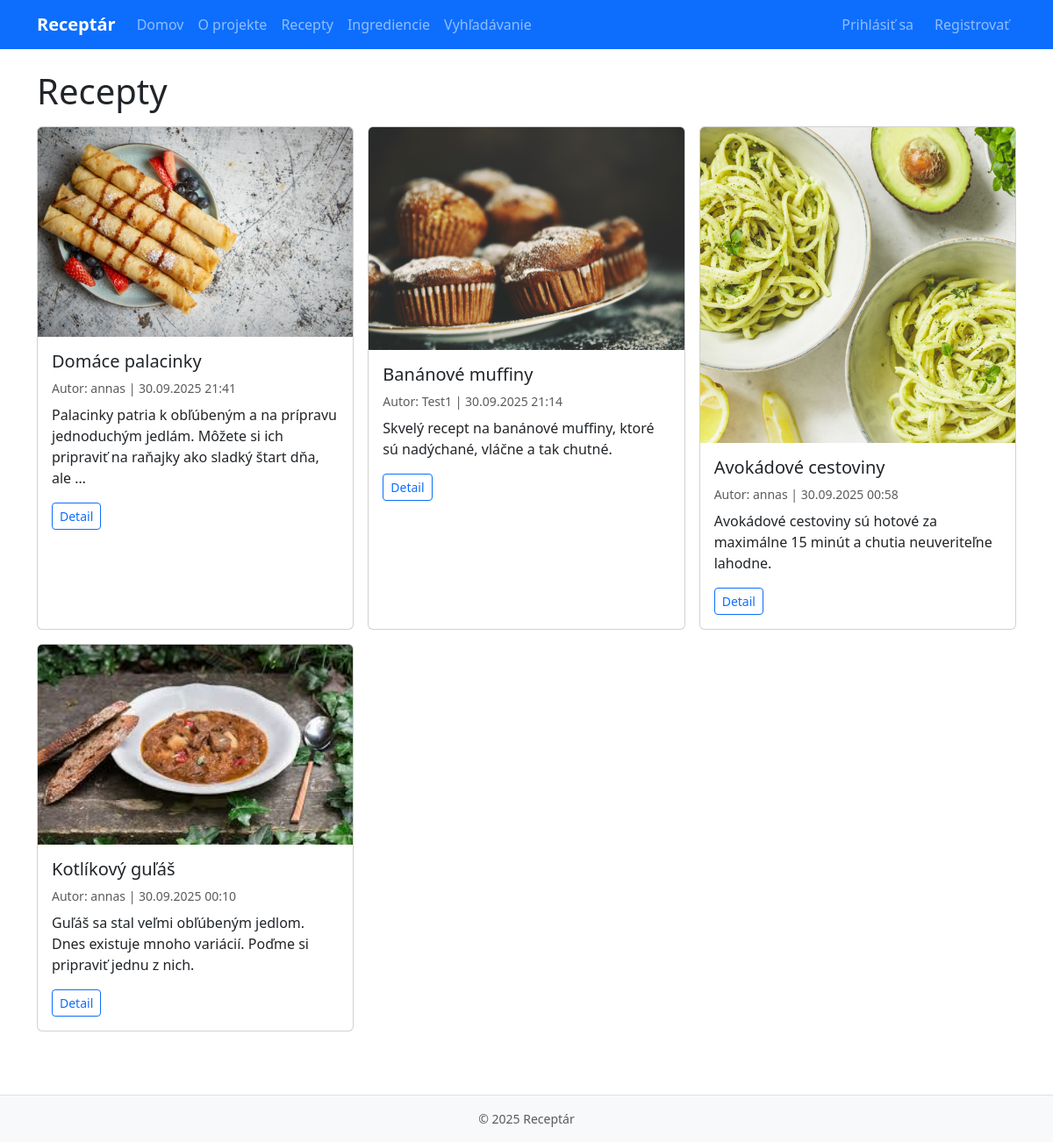
The app's page /recipes/ with its own data.
### recipes/models.py (models this page shows, shortened)
class Recipe(models.Model):
    title = models.CharField(max_length=200)
    description = models.TextField(blank=True)
    instructions = models.TextField()
    image = models.ImageField(upload_to="recipes/", blank=True, null=True)
    created_by = models.ForeignKey(User, on_delete=models.CASCADE, related_name="recipes")
    created_at = models.DateTimeField(auto_now_add=True)
    ingredients = models.ManyToManyField(Ingredient, through="RecipeIngredient", related_name="recipes")
    class Meta:
        ordering = ["-created_at"]

### recipes/views.py (the view)
# urls.py: path("", RecipeListView.as_view(), name="list"),
class RecipeListView(ListView):
    model = Recipe
    template_name = "recipes/recipe_list.html"
    context_object_name = "recipes"
    paginate_by = 12

### templates/recipes/recipe_list.html (shortened to what this page needs)
{% extends "base.html" %}
{% block content %}
<h1 class="mb-3">Recepty</h1>
<div class="row g-3">
  {% for r in recipes %}
  <div class="col-md-4">
    <div class="card h-100">
      {% if r.image %}<img src="{{ r.image.url }}" class="card-img-top" alt="{{ r.title }}">{% endif %}
      <div class="card-body">
        <h5 class="card-title">{{ r.title }}</h5>
        <p class="card-text text-muted small mb-2">Autor: {{ r.created_by.username }} | {{ r.created_at|date:"d.m.Y H:i" }}</p>
        <p class="card-text">{{ r.description|truncatewords:20 }}</p>
        <a href="{% url 'recipes:detail' r.pk %}" class="btn btn-outline-primary btn-sm">Detail</a>
      </div>
    </div>
  </div>
  {% empty %}
    <p>Žiadne recepty zatiaľ nie sú.</p>
  {% endfor %}
</div>
{% endblock %}

### records on screen
Recipe: image (picture), title "Domáce palacinky", created_by.username "annas", created_at "30.09.2025 21:41", description "Palacinky patria k obľúbeným a na prípravu jednoduchým jedlám. Môžete si ich pripraviť na raňajky ako sladký štart dňa, ale …"
Recipe: image (picture), title "Banánové muffiny", created_by.username "Test1", created_at "30.09.2025 21:14", description "Skvelý recept na banánové muffiny, ktoré sú nadýchané, vláčne a tak chutné."
Recipe: image (picture), title "Avokádové cestoviny", created_by.username "annas", created_at "30.09.2025 00:58", description "Avokádové cestoviny sú hotové za maximálne 15 minút a chutia neuveriteľne lahodne."
Recipe: image (picture), title "Kotlíkový guľáš", created_by.username "annas", created_at "30.09.2025 00:10", description "Guľáš sa stal veľmi obľúbeným jedlom. Dnes existuje mnoho variácií. Poďme si pripraviť jednu z nich."
